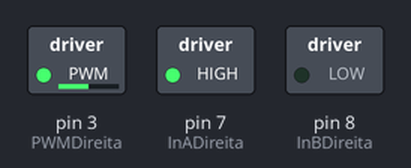
Simulated run of this sketch. Board: Arduino Uno, built with avr-gcc and run on an emulated ATmega328P. Parts: switched loads named in the sketch (green lamp = pin HIGH).

Above: at 0.1 s.
Timing chart, 0 to 1.6 s (numbered marks = the images above):
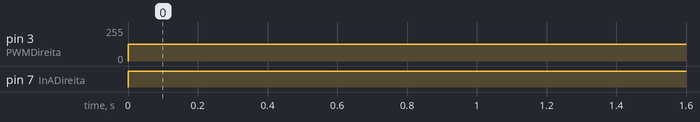

Measured:
- by itself, pin 3 (PWMDireita): 0/255 → 127/255 at 0.00 s
- by itself, pin 7 (InADireita): LOW → HIGH at 0.00 s

The sketch:

Controle_de_Velocidade_VNH2SP30-E.ino
```cpp
    int InADireita = 7;
    int InBDireita = 8;
    int PWMDireita = 3;  //PWMDireita connects to pin 3

     int InAEsquerda = 11;
    int InBEsquerda = 10;
    int PWMEsquerda = 9;  //PWMDireita connects to pin 3

    //input nilai PWM
    int PWMDireita_val = 127; //(25% = 64; 50% = 127; 75% = 191; 100% = 255)

    void setup() {
    	pinMode(InADireita, OUTPUT);
    	pinMode(InBDireita, OUTPUT);
    	pinMode(PWMDireita, OUTPUT);
    }

    void loop() {
    	//arah motor CW
    	digitalWrite(InADireita, HIGH);
    	digitalWrite(InBDireita, LOW);
    	analogWrite(PWMDireita, PWMDireita_val);

    	//arah motor CCW
    	//digitalWrite(InADireita, LOW);
    	//digitalWrite(InBDireita, HIGH);
    	//analogWrite(PWMDireita, PWMDireita_val);
    }
```
